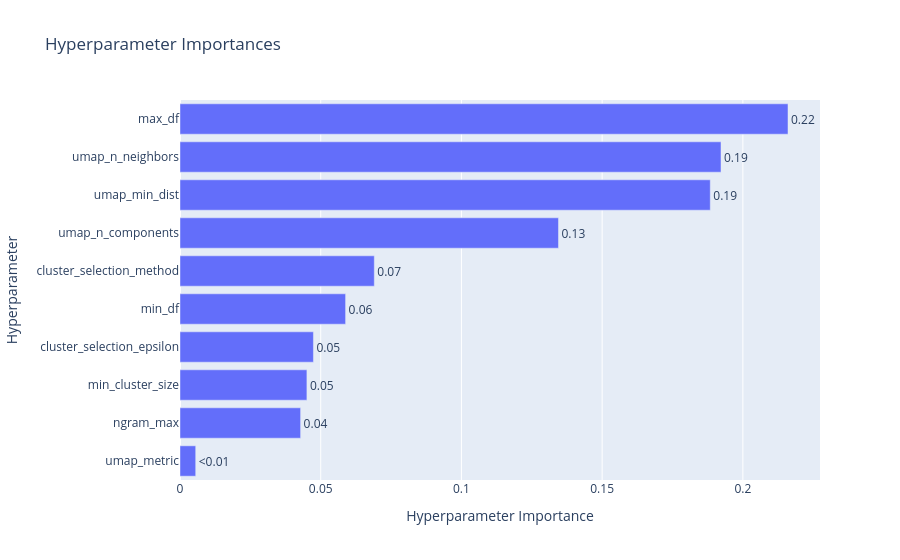

The notebook cell this image was saved under:
### Code cell
from optuna.visualization import plot_param_importances

fig = plot_param_importances(study)
fig.show()

### Figure 1 — Plotly figure (JSON) as saved in the notebook; plotly's stock layout.template omitted (floating-point values rounded to 4 significant figures)
{"data": [{"cliponaxis": false, "hovertemplate": ["umap_metric (CategoricalDistribution): 0.005581159720639165<extra></extra>", "ngram_max (IntDistribution): 0.04285863412974573<extra></extra>", "min_cluster_size (IntDistribution): 0.045094187548127364<extra></extra>", "cluster_selection_epsilon (FloatDistribution): 0.04741004619637546<extra></extra>", "min_df (IntDistribution): 0.05884277663640232<extra></extra>", "cluster_selection_method (CategoricalDistribution): 0.06904323784960867<extra></extra>", "umap_n_components (IntDistribution): 0.13448026477532393<extra></extra>", "umap_min_dist (FloatDistribution): 0.18841936619332478<extra></extra>", "umap_n_neighbors (IntDistribution): 0.19223095198879708<extra></extra>", "max_df (FloatDistribution): 0.21603937496165562<extra></extra>"], "name": "Objective Value", "orientation": "h", "text": ["<0.01", "0.04", "0.05", "0.05", "0.06", "0.07", "0.13", "0.19", "0.19", "0.22"], "textposition": "outside", "type": "bar", "x": [0.005581, 0.04286, 0.04509, 0.04741, 0.05884, 0.06904, 0.1345, 0.1884, 0.1922, 0.216], "y": ["umap_metric", "ngram_max", "min_cluster_size", "cluster_selection_epsilon", "min_df", "cluster_selection_method", "umap_n_components", "umap_min_dist", "umap_n_neighbors", "max_df"]}], "layout": {"title": {"text": "Hyperparameter Importances"}, "xaxis": {"title": {"text": "Hyperparameter Importance"}}, "yaxis": {"title": {"text": "Hyperparameter"}}}}
